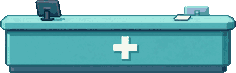
#> input picture frontend/src/assets/game/furniture/counter.png, 236 x 73 px, found by its file name
$ python mock_rooms.py
#> lines starting #> are read from the running program, lines starting #| are printed output that depends on the picture
"""Mocks 1:1 de las 4 salas del caso con el mobiliario pixel-art.

Replica paintFurnitureSprite: sprite anclado por la base en feetY (+15% de la
altura de sombra), escalado por ancho visual, sombra de contacto debajo.
Los (cx, feetY, visualW) salen de los call sites del renderer + el cableado.
"""
from PIL import Image, ImageDraw

D = 'D:/Sua_Files/IdeaProjects/psico_project_v3/frontend/src/assets/game/furniture/'
W, H = 960, 528

PALS = {
    'urgencias':   ((24, 40, 52), (29, 49, 66), (34, 58, 74)),
    'escucha':     ((12, 10, 20), (58, 44, 68), (45, 34, 54)),
    'recepcion':   ((9, 12, 18), (42, 51, 68), (32, 39, 52)),
    'consultorio': ((10, 13, 12), (41, 58, 52), (31, 43, 39)),
}

# sala -> [(asset, cx, feetY, visualW, shadowW, shadowH, alpha)]
ROOMS = {
    'urgencias': [
        ('counter.png',        490, 300, 236, 244, 22, .30),
        ('waiting_chairs.png', 195, 340, 156, 160, 16, .26),
        ('gurney.png',         755, 340, 122, 120, 16, .28),
        ('plant.png',          822, 407,  50,  46, 13, .30),
    ],
    'escucha': [
        ('sofa.png',         195, 362, 146, 150, 22, .30),
        ('coffee_table.png', 325, 400,  96, 100, 14, .26),
        ('shelf.png',        675, 294, 150, 164, 14, .26),
        ('chair.png',        708, 354,  40,  40, 10, .24),
    ],
    'recepcion': [
        ('counter.png',        490, 300, 236, 244, 22, .30),
        ('file_cabinet.png',   765, 314, 130, 146, 16, .28),
        ('waiting_chairs.png', 195, 340, 156, 160, 16, .26),
    ],
    'consultorio': [
        ('desk.png',          530, 372, 224, 260, 24, .32),
        ('file_cabinet.png',  805, 318,  90, 106, 16, .28),
        ('chair.png',         402, 380,  40,  40, 10, .24),
        ('chair.png',         582, 380,  40,  40, 10, .24),
        ('plant.png',         132, 411,  46,  46, 13, .30),
    ],
}


def paint_room(name):
#> called with name = 'urgencias'
    back, wall, floor = PALS[name]
    room = Image.new('RGBA', (W, H), (0, 0, 0, 0))
#> room: PIL image 960x528 RGBA; every value is 0
    d = ImageDraw.Draw(room)
    d.rectangle([0, 0, W, H], fill=(*back, 255))
    d.polygon([(96, 76), (864, 76), (864, 220), (96, 220)], fill=(*wall, 255))
    d.polygon([(96, 236), (864, 236), (792, 486), (168, 486)], fill=(*floor, 255))

    def shadow(cx, cy, w, h, a):
        d.ellipse([cx - w / 2, cy - h / 2, cx + w / 2, cy + h / 2], fill=(0, 0, 0, int(60 * a)))
        d.ellipse([cx - w * .34, cy - h * .34, cx + w * .34, cy + h * .34], fill=(0, 0, 0, int(110 * a)))

    for f, cx, fy, vw, sw, sh, sa in sorted(ROOMS[name], key=lambda t: t[2]):
        im = Image.open(D + f).convert('RGBA')
#> im is the input picture: PIL image 236x73 RGBA; mean R, G, B, A 66.4, 130.6, 136.8, 203.1
        sc = vw / im.width
#> sc = 1
        im2 = im.resize((round(im.width * sc), round(im.height * sc)), Image.NEAREST)
        shadow(cx, fy, sw, sh, sa)
        room.alpha_composite(im2, (round(cx - im2.width / 2), round(fy + sh * 0.15 - im2.height)))
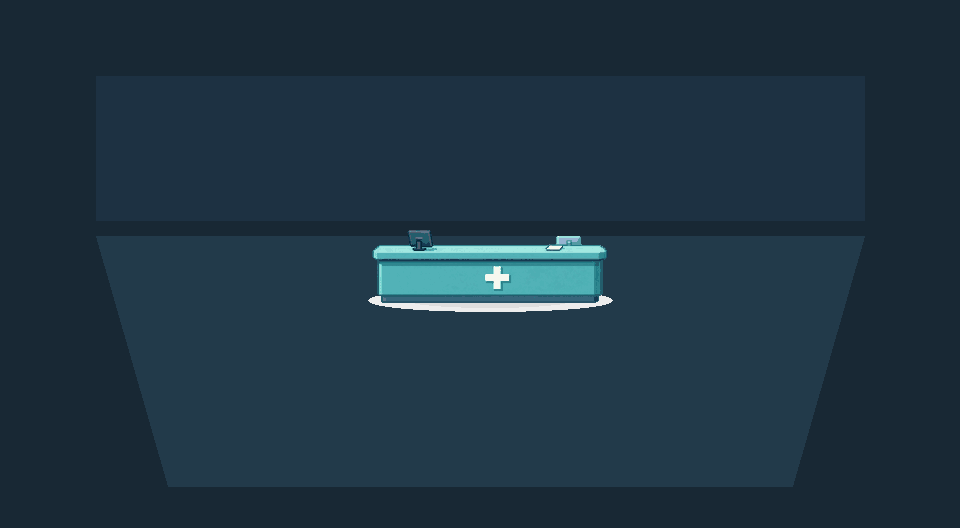
#> room: PIL image 960x528 RGBA; mean R, G, B, A 29.7, 50.7, 64.9, 254.2; transparent parts drawn white
#> pass 2 of the loop in paint_room, `for f, cx, fy, vw, sw, sh, sa in sorted(ROOMS[name], key=lambda t: t[2..`:
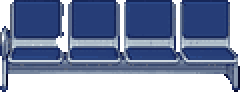
#> input picture frontend/src/assets/game/furniture/waiting_chairs.png, 120 x 46 px, found by its file name (shown 2 times larger)
#> in paint_room, im is the input picture: PIL image 120x46 RGBA; mean R, G, B, A 57.5, 71.7, 104.9, 189
#> in paint_room, `im2 = im.resize((round(im.width * sc), round(im.height * sc)), Image.N..`:
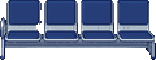
#> im2: PIL image 156x60 RGBA; mean R, G, B, A 55.9, 70, 103.4, 187.5; transparent parts drawn white
#> in paint_room, `room.alpha_composite(im2, (round(cx - im2.width / 2), round(fy + sh * ..`:
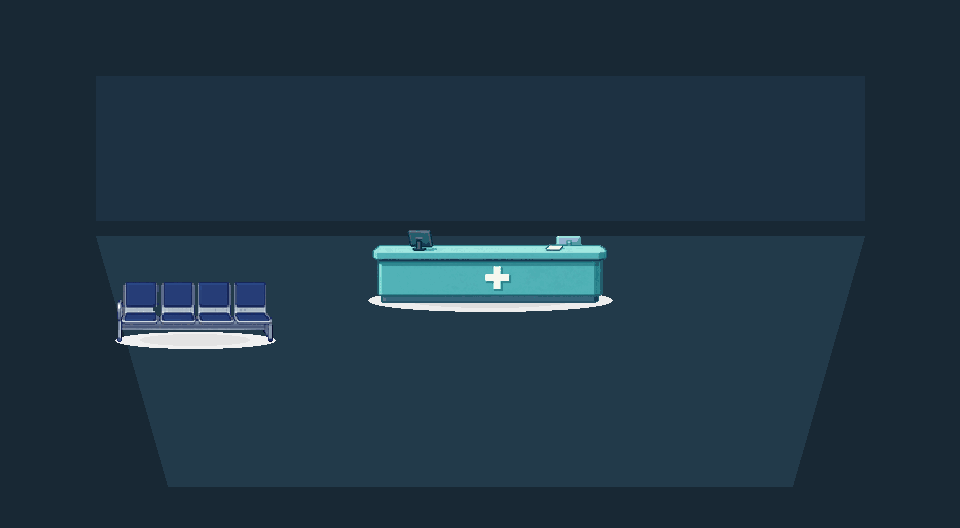
#> room: PIL image 960x528 RGBA; mean R, G, B, A 30, 50.9, 65.4, 253.2; transparent parts drawn white
#> pass 3 of the loop in paint_room, `for f, cx, fy, vw, sw, sh, sa in sorted(ROOMS[name], key=lambda t: t[2..`:
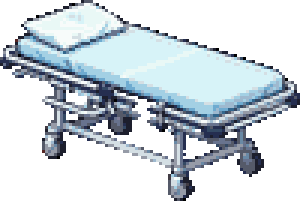
#> input picture frontend/src/assets/game/furniture/gurney.png, 100 x 67 px, found by its file name (shown 3 times larger)
#> in paint_room, im is the input picture: PIL image 100x67 RGBA; mean R, G, B, A 78.5, 87.9, 95.2, 121.8
#> in paint_room, `im2 = im.resize((round(im.width * sc), round(im.height * sc)), Image.N..`:
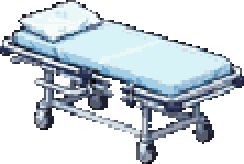
#> im2: PIL image 122x82 RGBA (shown 2 times larger); mean R, G, B, A 78.5, 87.9, 95.4, 122.2; transparent parts drawn white
#> in paint_room, `room.alpha_composite(im2, (round(cx - im2.width / 2), round(fy + sh * ..`:
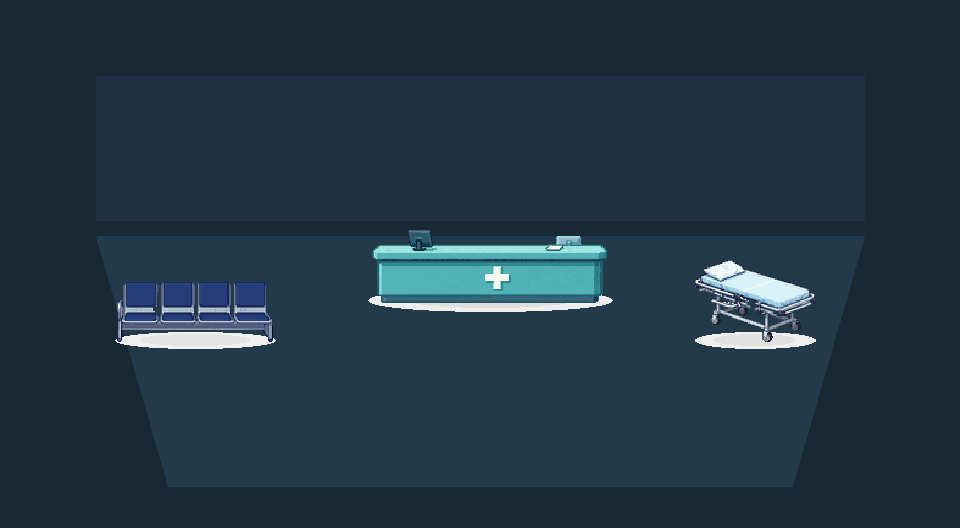
#> room: PIL image 960x528 RGBA; mean R, G, B, A 31, 51.8, 66.2, 252.5; transparent parts drawn white
#> the loop made 4 passes; the first 3 are shown
    return room.convert('RGB')
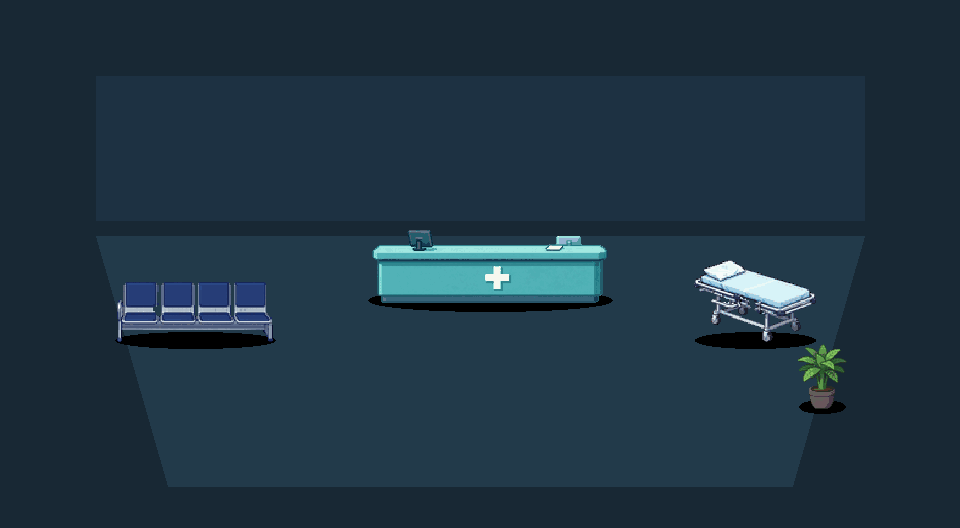
#> returned value: PIL image 960x528 RGB; mean R, G, B 31.2, 51.9, 66.1


rows = [paint_room(k) for k in ['urgencias', 'escucha', 'recepcion', 'consultorio']]
#> (the run stopped early here; a loop or call above may not have finished)
